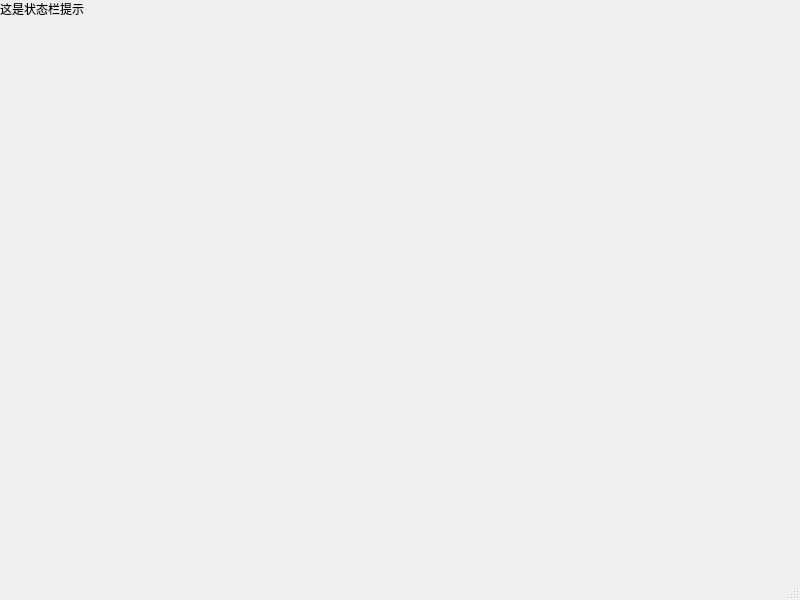
<?xml version="1.0" encoding="UTF-8"?>
<ui version="4.0">
 <class>MainWindow</class>
 <widget class="QMainWindow" name="MainWindow">
  <property name="geometry">
   <rect>
    <x>0</x>
    <y>0</y>
    <width>800</width>
    <height>600</height>
   </rect>
  </property>
  <property name="windowTitle">
   <string>PyQt MainWindow 例子</string>
  </property>
  <widget class="QWidget" name="centralwidget">
   <widget class="QLabel" name="label">
    <property name="text">
     <string>这是状态栏提示</string>
    </property>
   </widget>
  </widget>
  <widget class="QMenuBar" name="menubar">
   <property name="geometry">
    <rect>
     <x>0</x>
     <y>0</y>
     <width>800</width>
     <height>21</height>
    </rect>
   </property>
  </widget>
  <widget class="QStatusBar" name="statusbar"/>
 </widget>
 <resources/>
 <connections>
  <connection>
   <sender>label</sender>
   <signal>windowTitleChanged(QString)</signal>
   <receiver>MainWindow</receiver>
   <slot>show()</slot>
   <hints>
    <hint type="sourcelabel">
     <x>136</x>
     <y>182</y>
    </hint>
    <hint type="destinationlabel">
     <x>130</x>
     <y>239</y>
    </hint>
   </hints>
  </connection>
 </connections>
</ui>
